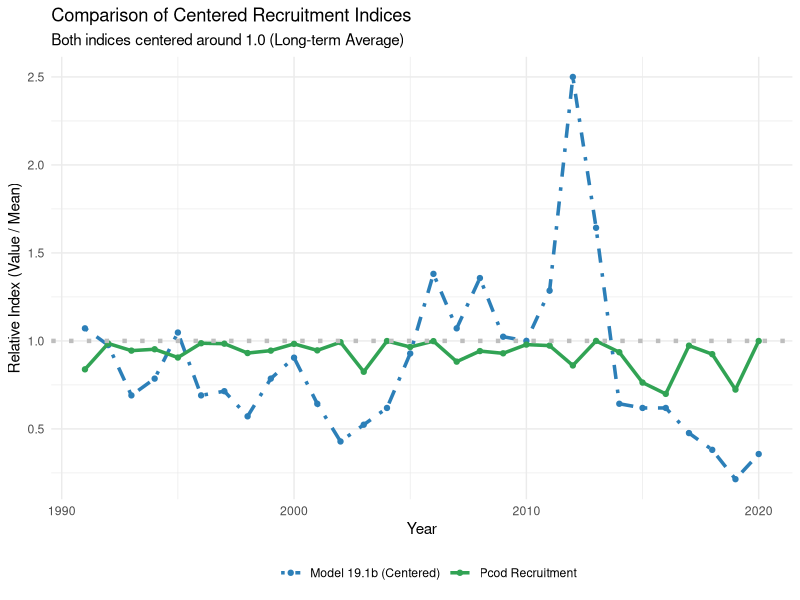

Source code (R):
library(tidyverse)
library(tidyverse)

# Subset for 1991-2020 (hindcast)
data_comp <- tibble(
  year = 1991:2020,
  rec_191b = c(0.45, 0.41, 0.29, 0.33, 0.44, 0.29, 0.30, 0.24, 0.33, 0.38, 
               0.27, 0.18, 0.22, 0.26, 0.39, 0.58, 0.45, 0.57, 0.43, 0.42, 
               0.54, 1.05, 0.69, 0.27, 0.26, 0.26, 0.20, 0.16, 0.09, 0.15),
  
  #scene_full_pcod$forcing$ForcedRecs[,"pacific_cod_adult"]
  pcod_rec = c(0.838451, 0.985377, 0.944768, 0.952599, 0.905512, 0.986808, 
               0.984284, 0.931014, 0.944777, 0.983264, 0.946236, 0.992783, 
               0.824655, 0.999290, 0.965411, 0.998714, 0.882177, 0.942311, 
               0.929522, 0.979133, 0.973260, 0.860452, 1.000017, 0.935743, 
               0.763282, 0.698916, 0.973151, 0.924720, 0.723440, 0.999535)
)

# center model 19.1b around 1
# Note: The mean used here (0.42) is based on the full (1977-2023)-2 time series
full_series_mean <- 0.42

data_comp <- data_comp %>%
  mutate(
    rec_191b_centered = rec_191b / full_series_mean
  )

# 3. Visualization
ggplot(data_comp, aes(x = year)) +
  # Model 19.1b Centered Index
  geom_line(aes(y = rec_191b_centered, color = "Model 19.1b (Centered)"), linewidth = 1.2,
            linetype = 4) +
  geom_point(aes(y = rec_191b_centered, color = "Model 19.1b (Centered)")) +
  # Pcod Recruitment Index
  geom_line(aes(y = pcod_rec, color = "Pcod Recruitment"), linewidth = 1.2) +
  geom_point(aes(y = pcod_rec, color = "Pcod Recruitment")) +
  # Baseline average
  geom_hline(yintercept = 1, color = "grey", linetype = "dotted", linewidth= 1.5) +
  scale_color_manual(values = c("Model 19.1b (Centered)" = "#2c7fb8", 
                                "Pcod Recruitment" = "#31a354")) +
  labs(
    title = "Comparison of Centered Recruitment Indices",
    subtitle = "Both indices centered around 1.0 (Long-term Average)",
    y = "Relative Index (Value / Mean)",
    x = "Year",
    color = " "
  ) +
  theme_minimal() +
  theme(legend.position = "bottom")
